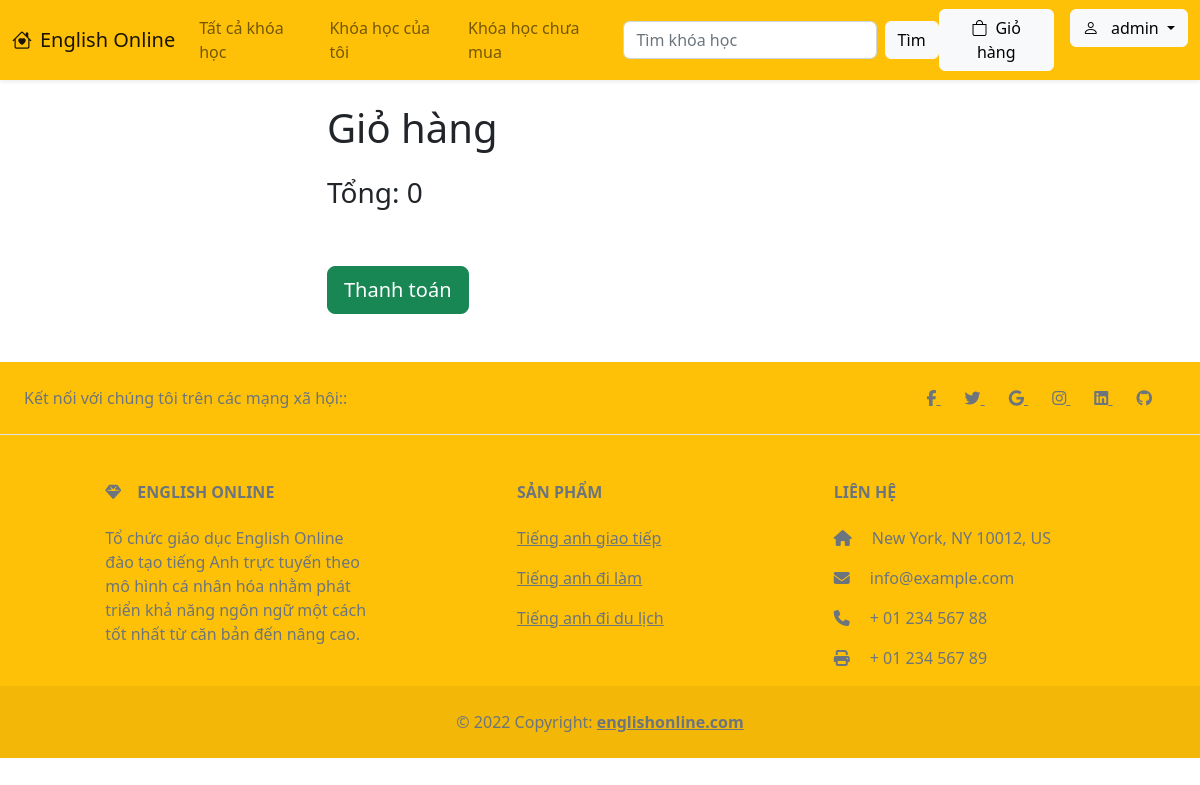
The page /cart/ (signed in) on the database as committed earlier.
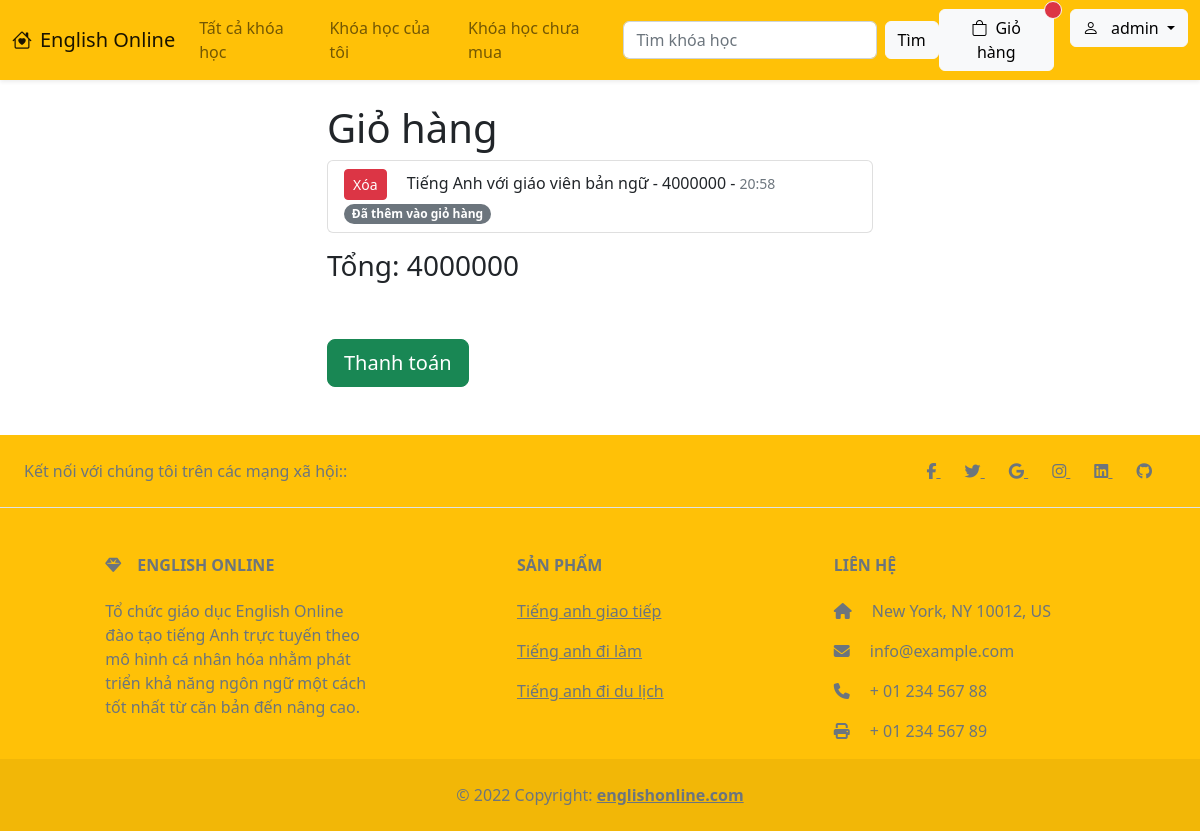
The same page on the database as committed later.
### CM/models.py (models this page shows, shortened)
class UserCourse(models.Model):
    user = models.ForeignKey(User, on_delete=models.CASCADE)
    course = models.ForeignKey(Course, on_delete=models.CASCADE)
    time_added = models.TimeField(auto_now=True)
    STATUS_CHOICES = [
        ('added','Đã thêm vào giỏ hàng'),
        ('waiting', 'Đang chờ thanh toán'),
        ('purchased', 'Đã thanh toán')
    ]
    status = models.CharField(max_length=10, choices=STATUS_CHOICES, default='added')
    class Meta:
        unique_together = ['user', 'course']

class Course(models.Model):
    title = models.CharField(max_length=200)
    img = models.ImageField(upload_to='images/')
    descreption = models.CharField(max_length=1000)
    price = models.IntegerField()
    videos = models.ManyToManyField('Video', blank=True)
    tag_name = models.CharField(max_length=20, blank=True, null=True)

### CM/views.py (the view)
# urls.py: path('cart/', views.cart, name='cart'),
@login_required
def cart(request):
    carts = UserCourse.objects.filter(user=request.user).exclude(status='purchased')
    carts_price = sum(cart.course.price for cart in carts)
    context = {
        'carts': carts,
        'carts_price': carts_price
    }
    return render(request, 'cart.html', context)

### CM/templates/cart.html
{% extends 'base.html' %}
{% block content %}
<div class="container">
    <div class="row justify-content-center">
        <div class="col-lg-6 col-md-8 col-12">
            <h1>Giỏ hàng</h1>
            <ul class="list-group">
                {% for cart in carts %}
                <li class="list-group-item">
                    <a href="{% url 'remove_cart' cart.id %}" class="btn btn-sm btn-danger me-3" type="submit">Xóa</a>
                    {{cart.course.title}} - {{ cart.course.price }}  - <small class="text-muted">{{ cart.time_added }}</small>  <span class="badge rounded-pill text-bg-secondary">{{ cart.get_status_display }}</span> </li>
                {% endfor %}
              </ul>
              <h3 class="mt-3">Tổng: {{ carts_price }}</h3>
            <a href="{% url 'pay' %}" class="btn btn-lg btn-success mt-5">Thanh toán</a>
        </div>
    </div>
</div>
{% endblock %}

Rows that differ between the two databases and show on the page:
added UserCourse: course "Tiếng Anh với giáo viên bản ngữ", course.price "4000000", time_added "20:58", status "Đã thêm vào giỏ hàng"
Other text that changed with them:
{{ carts_price }}: "0" → "4000000"
